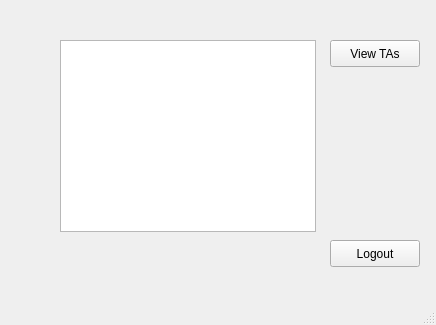
<?xml version="1.0" encoding="UTF-8"?>
<ui version="4.0">
 <class>InstructorView</class>
 <widget class="QMainWindow" name="InstructorView">
  <property name="geometry">
   <rect>
    <x>0</x>
    <y>0</y>
    <width>436</width>
    <height>325</height>
   </rect>
  </property>
  <property name="windowTitle">
   <string>MainWindow</string>
  </property>
  <widget class="QWidget" name="centralwidget">
   <widget class="QListWidget" name="courseList">
    <property name="geometry">
     <rect>
      <x>60</x>
      <y>40</y>
      <width>256</width>
      <height>192</height>
     </rect>
    </property>
   </widget>
   <widget class="QPushButton" name="viewTAButton">
    <property name="geometry">
     <rect>
      <x>330</x>
      <y>40</y>
      <width>90</width>
      <height>27</height>
     </rect>
    </property>
    <property name="text">
     <string>View TAs</string>
    </property>
   </widget>
   <widget class="QLabel" name="welcomeLabel">
    <property name="geometry">
     <rect>
      <x>89</x>
      <y>10</y>
      <width>201</width>
      <height>20</height>
     </rect>
    </property>
    <property name="text">
     <string/>
    </property>
   </widget>
   <widget class="QPushButton" name="logoutButton">
    <property name="geometry">
     <rect>
      <x>330</x>
      <y>240</y>
      <width>90</width>
      <height>27</height>
     </rect>
    </property>
    <property name="text">
     <string>Logout</string>
    </property>
   </widget>
  </widget>
  <widget class="QMenuBar" name="menubar">
   <property name="geometry">
    <rect>
     <x>0</x>
     <y>0</y>
     <width>436</width>
     <height>24</height>
    </rect>
   </property>
  </widget>
  <widget class="QStatusBar" name="statusbar"/>
 </widget>
 <resources/>
 <connections/>
</ui>
